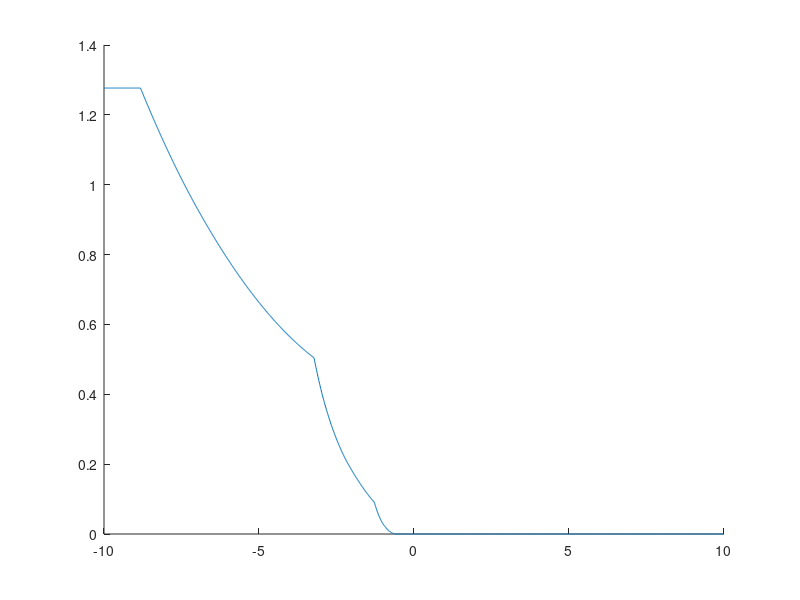

Here is the MATLAB script that generated this plot:
function test()
m=10;n=10;
A = rand(m,n);
b = rand(m,1);
p = rand(n,1);
x0 = rand(n,1);
xa = [-10:0.01:10];
ya = arrayfun(@(alpha) funmin(A,b,x0,p,alpha), xa);
 pxy={};
% pxy(1).X = knot;
% pxy(1).Y = knoty;
pxy(1).X = xa;
pxy(1).Y = ya;
figure
hold on
p1 = arrayfun(@(a) plot(a.X,a.Y),pxy,'UniformOutput',false);


hold off
 save('nonconvexalpha.mat','A','b','p','x0','xa','ya')
end
function f = funmin(A,b,x0,u,alpha)
xn = x0 + alpha*u;
xn( xn < 0) = 0;
f = b - A * xn;
f(f<0) = 0;
f = 0.5*(f'*f);
end